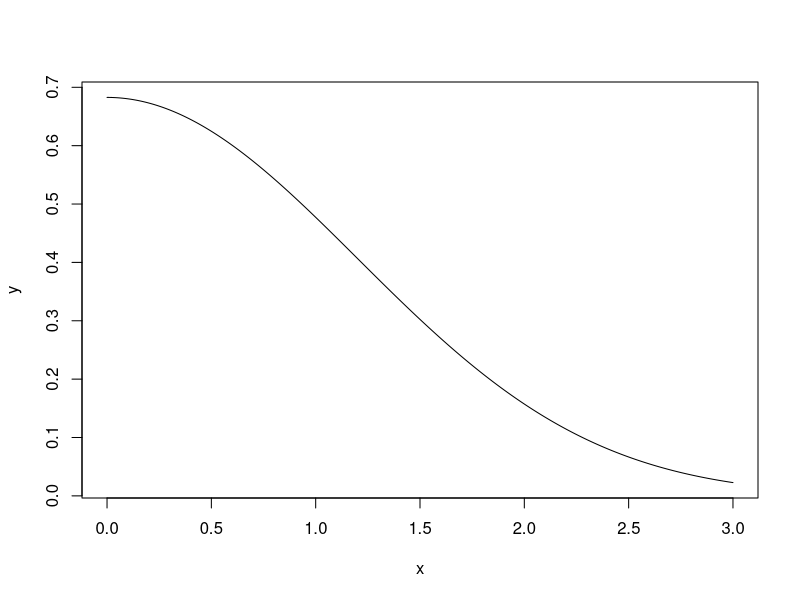
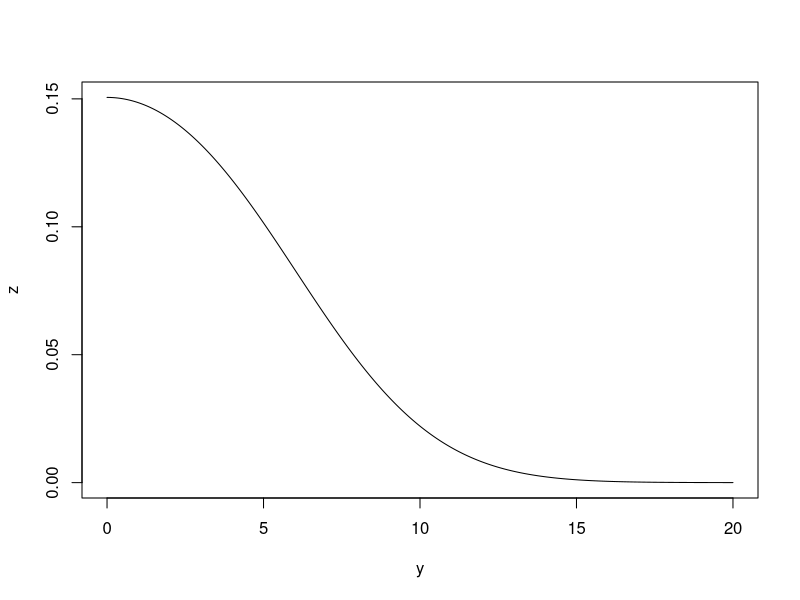
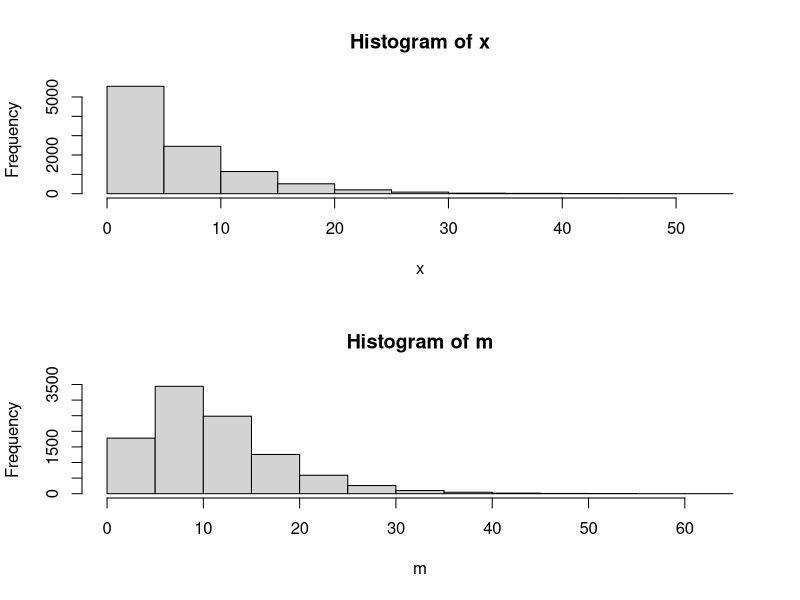
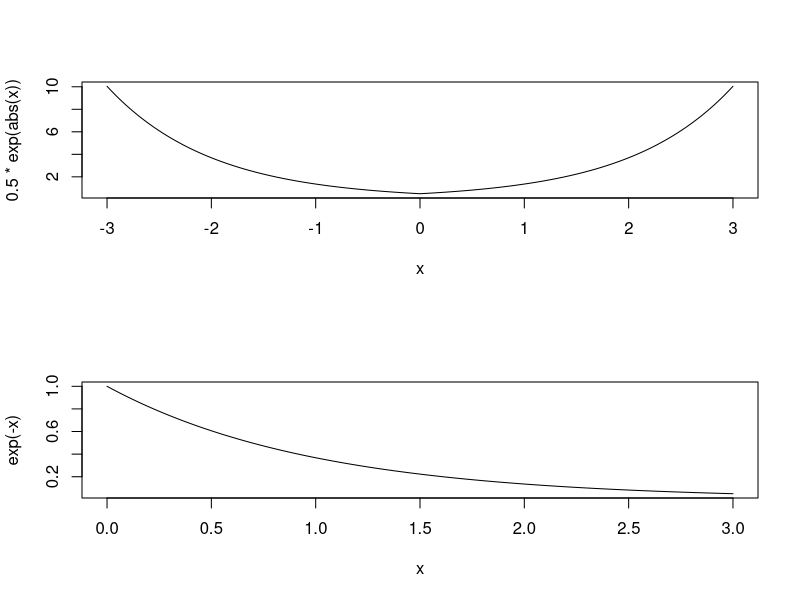

Generate these figures, in order, with R:
## ---- chunk 1
(1-exp(-9/2))-(1-exp(-1/2))
## ---- chunk 2
sqrt(-2*log(1-1/4))
## ---- chunk 3
sqrt(-2*log(1-2/4))
## ---- chunk 4
sqrt(-2*log(1-3/4))
## ---- chunk 5
x <- seq(0, 3, length=1000)
y <- pnorm(1+x)-pnorm(x-1)
plot(x, y, type="l", lwd=1)
## ---- chunk 6
y <- seq(0, 20, length=1000)
z<-(dnorm((y-1)/2,mean=1,sd=2)+dnorm((-y-1)/2,mean=1,sd=2))/2
plot(y, z, type="l", lwd=1)
## ---- chunk 7
x<- rexp(10000,1/6)
y<- rexp(10000,1/6)
z<- rexp(10000,1/6)
m<- pmax(x,y,z)

par(mfrow=c(2,1))
hist(x)
hist(m)
mean(m)
## ---- chunk 8
1-pexp(15000,rate=10^-4)
## ---- chunk 9
1-pexp(15000,rate=10^-4)
## ---- chunk 10
results<-replicate(10^4,all(cumsum(rexp(5,7))<rexp(1,3)))

sum(results)/10^4
(7/(7+3))^5
## ---- chunk 11
curve(0.5*exp(abs(x)),from=-3, to=3, 1000)
## ---- chunk 12
curve(exp(-x),from=0, to=3, 1000)
## ---- chunk 13
exp(-2)*(2^0+2^1+(2^2)/2)
## ---- chunk 14
ppois(2,2)
